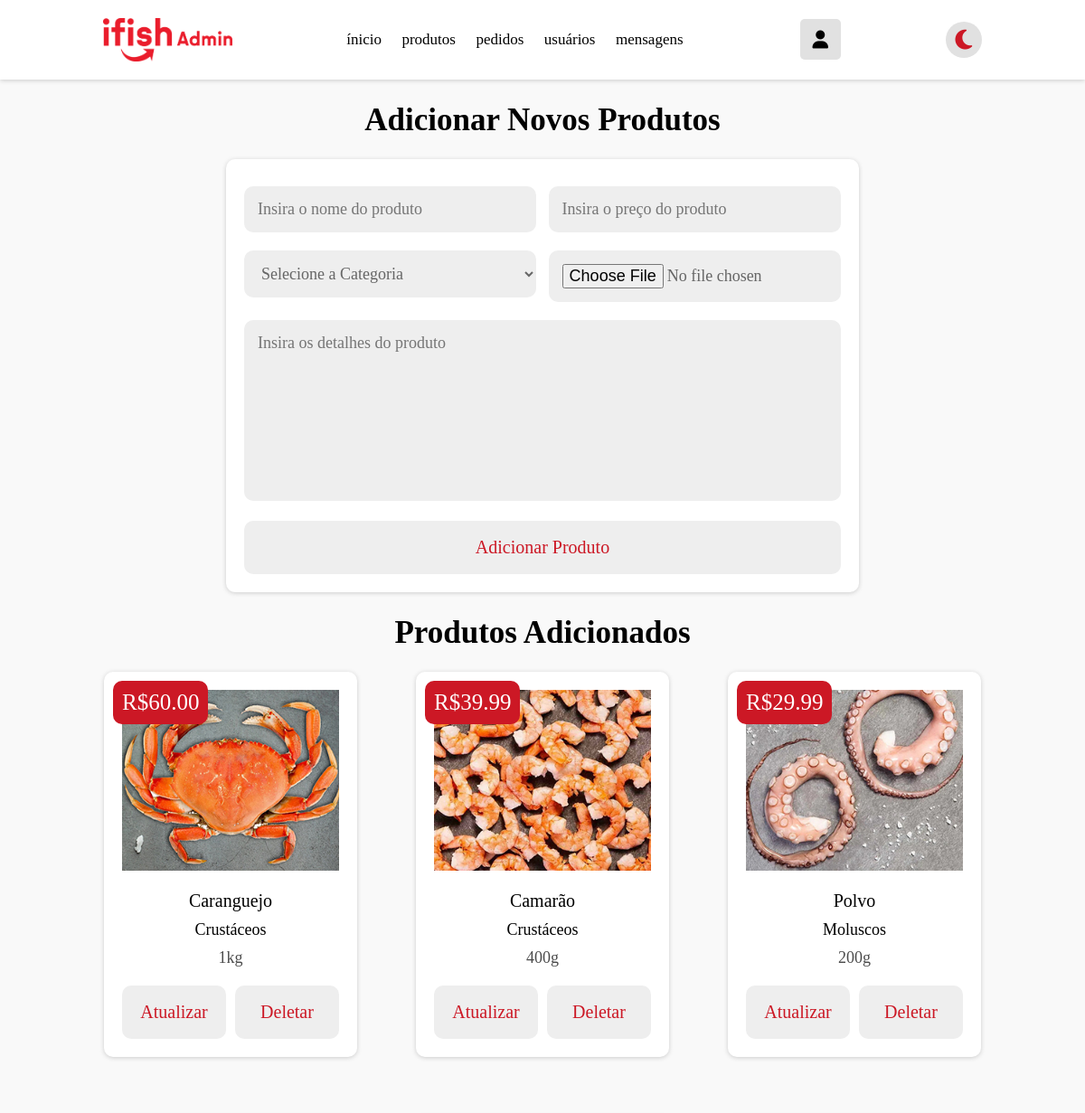
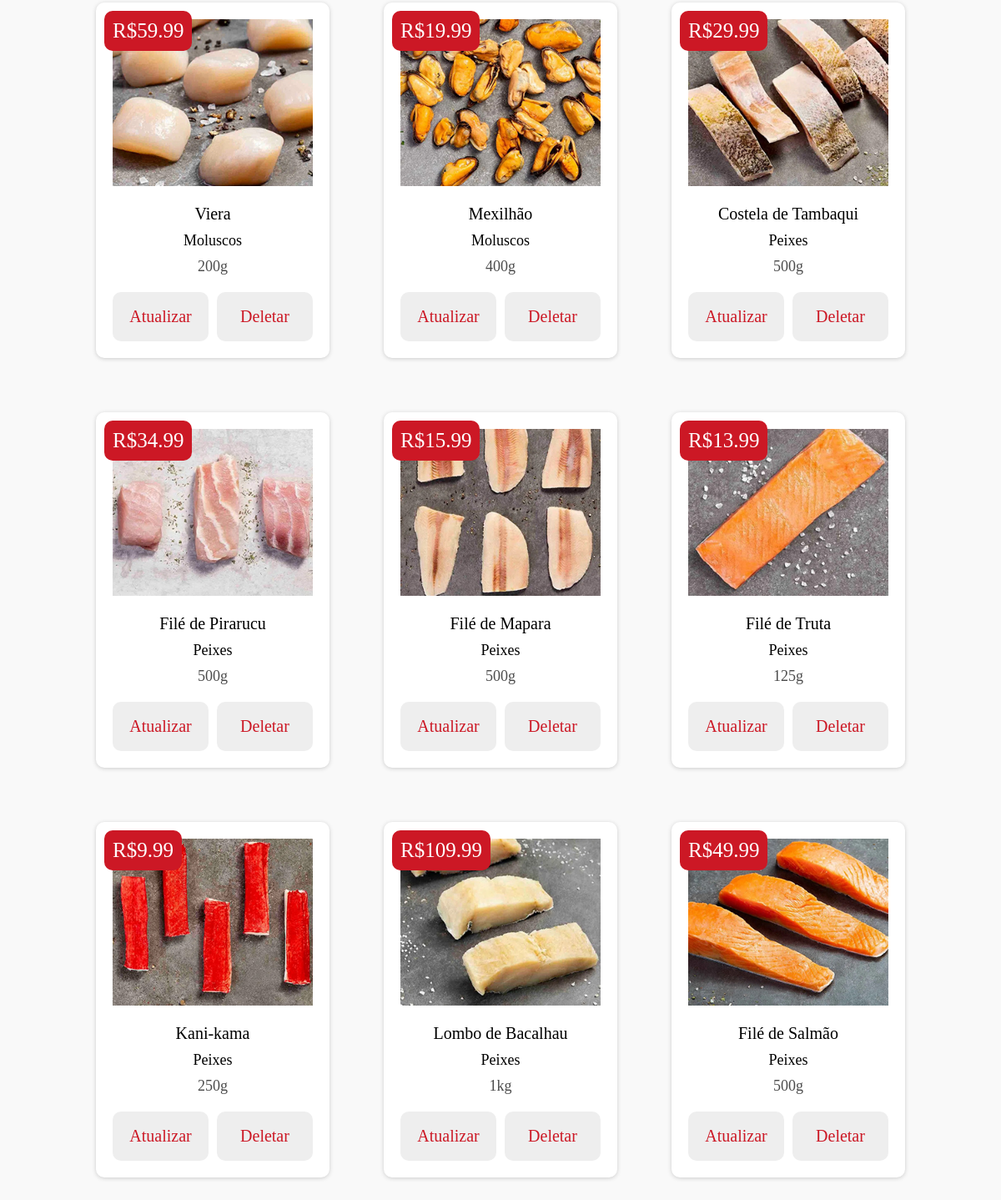
The page /admin_produtos.php (signed in) on the database its author committed (2 pictures, top to bottom).
### tables this page shows
CREATE TABLE `produto` (
  `id` int(100) NOT NULL,
  `nome` varchar(100) NOT NULL,
  `categoria` varchar(20) NOT NULL,
  `detalhe` varchar(500) NOT NULL,
  `preco` varchar(100) NOT NULL,
  `image` varchar(100) NOT NULL
);

### admin_produtos.php (the view, shortened to what this page needs)
<!DOCTYPE html>
<html lang="pt-BR">
<head>
    <link rel="stylesheet" href="css/admin_index.css">
    <link rel="stylesheet" href="css/admin_header.css">
    <link rel="stylesheet" href="css/admin_produtos.css">
    <link rel="stylesheet" href="https://cdnjs.cloudflare.com/ajax/libs/font-awesome/6.2.0/css/all.min.css" />
</head>
<body class="body">
    <?php include 'admin_header.php'; ?>
    <section class="add-products">
        <h1 class="titulo">adicionar novos produtos</h1>
        <form action="" method="POST" enctype="multipart/form-data">
            <div class="flex">
                <div class="inputBox">
                    <input type="text" name="name" class="box" required placeholder="Insira o nome do produto">
                    <select name="categoria" class="box" required>
                        <option value="" selected disabled>Selecione a Categoria</option>
                    </select>
                </div>
                <div class="inputBox">
                    <input type="number" step="0.01" pattern="^\d*(\.\d{0,2})?$" min="0" name="preco" class="box" required placeholder="Insira o preço do produto">
                    <input type="file" name="image" required class="box" accept="image/jpg, image/jpeg, image/png">
                </div>
            </div>
            <textarea name="detalhes" class="box" required placeholder="Insira os detalhes do produto" cols="30" rows="10"></textarea>
            <input type="submit" class="btn-add" value="Adicionar Produto" name="add_produto">
        </form>
    </section>
    <section class="produtos">
        <h1 class="titulo">produtos adicionados</h1>
        <div class="box-container">
            <?php
            $show_products = $conn->prepare("SELECT * FROM `produto`");
            $show_products->execute();
            if ($show_products->rowCount() > 0) {
                while ($fetch_products = $show_products->fetch(PDO::FETCH_ASSOC)) {
            ?>
                <div class="card-produtos">
                    <div class="box">
                        <div class="preco">R$<?= $fetch_products['preco']; ?></div>
                        <img src="uploaded_img/<?= $fetch_products['image']; ?>" alt="">
                        <div class="nome"><?= $fetch_products['nome']; ?></div>
                        <div class="categoria"><?= $fetch_products['categoria']; ?></div>
                        <div class="detalhes"><?= $fetch_products['detalhe']; ?></div>
                        <div class="flex-btn">
                            <a href="admin_update_produtos.php?update=<?= $fetch_products['id']; ?>" class="option-btn">atualizar</a>
                            <a href="admin_produtos.php?delete=<?= $fetch_products['id']; ?>" class="delete-btn" onclick="return confirm('Deletar esse produto  ?');">deletar</a>
                        </div>
                    </div>
                </div>
            <?php
                }
            } else {
                echo '<p class="empty">nenhum produto foi adicionado!</p>';
            }
            ?>
        </div>
    </section>
</body>
</html>

### css/admin_index.css (style rules this page uses)
:root { --white: #ffffff; --white-medium: #f9f9f9; --light-color: #666; --black: #000000; --red: #cc1825; --dark-red: #9a1e25; --box-shadow: 0 0.1rem 0.5rem #ccc; --box-shadow-dark: 0 0.1rem 0.5rem rgb(20, 20, 20); }
* { font-family: SulSansRegular; margin: 0; padding: 0; box-sizing: border-box; outline: none; border: none; text-decoration: none; text-transform: none; transition: all .2s linear; }
html { font-size: 62.5%; overflow-x: hidden; scroll-behavior: smooth; scroll-padding-top: 6.5rem; }
body { display: block; margin: 0; background: var(--white-medium); }
.titulo { font-weight: bold; text-align: center; padding-top: 2.5rem; margin-bottom: 2.3rem; text-transform: capitalize; color: var(--black); font-size: 3.5rem; }
a { outline: hidden; text-decoration: none; text-align: center; }

### css/admin_header.css (style rules this page uses)
:root { --white: #ffffff; --white-medium: #f9f9f9; --light-color: #666; --black: #000000; --red: #cc1825; --dark-red: #9a1e25; --box-shadow: 0 0.1rem 0.5rem #ccc; --box-shadow-dark: 0 0.1rem 0.5rem rgb(20, 20, 20); }

### css/admin_produtos.css (style rules this page uses)
:root { --white: #ffffff; --white-medium: #f9f9f9; --light-color: #666; --black: #000000; --red: #cc1825; --dark-red: #9a1e25; --box-shadow: 0 0.1rem 0.5rem #ccc; --box-shadow-dark: 0 0.1rem 0.5rem rgb(20, 20, 20); }
body { overflow-x: hidden; width: 100%; -webkit-box-sizing: border-box; -moz-box-sizing: border-box; box-sizing: border-box; }
.btn-add { width: 100%; margin-top: 1rem; display: inline-block; padding: 1.8rem 3rem; font-size: 2rem; border-radius: 10px; color: var(--red); cursor: pointer; background: #eee; }
.add-products form { max-width: 70rem; padding: 2rem; margin: 0 auto; text-align: center; box-shadow: var(--box-shadow); background-color: var(--white); border-radius: 10px; }
.add-products form .flex { display: flex; justify-content: space-between; flex-wrap: wrap; }
.add-products form .flex .inputBox { width: 49%; }
.add-products form .box { width: 100%; margin: 1rem 0; padding: 1.5rem; font-size: 1.8rem; color: var(--light-color); border-radius: 10px; background-color: #eee; }
.add-products form textarea { height: 20rem; resize: none; }
.flex-btn { display: flex; gap: 1rem; }
.flex-btn>* { flex: 1; }
.option-btn { display: block; width: 100%; margin-top: 1rem; padding: 1.8rem; font-size: 2rem; border-radius: 10px; color: var(--red); cursor: pointer; background: #eee; text-transform: capitalize; }
.delete-btn { display: block; width: 100%; margin-top: 1rem; padding: 1.8rem; font-size: 2rem; border-radius: 10px; color: var(--red); cursor: pointer; background: #eee; text-transform: capitalize; }
.card-produtos { width: 100%; display: flex; align-items: center; justify-content: center; }
.produtos { padding-top: 0; padding-bottom: 5rem; padding-right: 2rem; padding-left: 2rem; max-width: 1200px; margin: 0 auto; }
.produtos .box-container { display: grid; grid-template-columns: repeat(auto-fit, 28rem); gap: 6.5rem; justify-content: center; align-items: flex-start; }
.produtos .box-container .box { padding: 2rem; text-align: center; background-color: var(--white); box-shadow: var(--box-shadow); border-radius: 10px; position: relative; }
.produtos .box-container .box .preco { position: absolute; top: 1rem; left: 1rem; padding: 1rem; border-radius: 10px; background-color: var(--red); font-size: 2.5rem; color: var(--white); }
.produtos .box-container .box img { width: 100%; margin-bottom: 1rem; }
.produtos .box-container .box .nome { font-size: 2rem; color: var(--black); padding: 1rem 0; }
.produtos .box-container .box .categoria { font-size: 1.8rem; color: var(--black); padding-bottom: 1rem; text-transform: capitalize; }
.produtos .box-container .box .detalhes { font-size: 1.8rem; color: var(--black); opacity: 70%; padding-bottom: 1rem; }

### rows shown on the page
produto: preco "60.00", image (picture), nome "Caranguejo", categoria "Crustáceos", detalhe "1kg"
produto: preco "39.99", image (picture), nome "Camarão", categoria "Crustáceos", detalhe "400g"
produto: preco "29.99", image (picture), nome "Polvo", categoria "Moluscos", detalhe "200g"
produto: preco "59.99", image (picture), nome "Viera", categoria "Moluscos", detalhe "200g"
produto: preco "19.99", image (picture), nome "Mexilhão", categoria "Moluscos", detalhe "400g"
produto: preco "29.99", image (picture), nome "Costela de Tambaqui", categoria "Peixes", detalhe "500g"
produto: preco "34.99", image (picture), nome "Filé de Pirarucu", categoria "Peixes", detalhe "500g"
produto: preco "15.99", image (picture), nome "Filé de Mapara", categoria "Peixes", detalhe "500g"
produto: preco "13.99", image (picture), nome "Filé de Truta", categoria "Peixes", detalhe "125g"
produto: preco "9.99", image (picture), nome "Kani-kama", categoria "Peixes", detalhe "250g"
produto: preco "109.99", image (picture), nome "Lombo de Bacalhau", categoria "Peixes", detalhe "1kg"
produto: preco "49.99", image (picture), nome "Filé de Salmão", categoria "Peixes", detalhe "500g"
